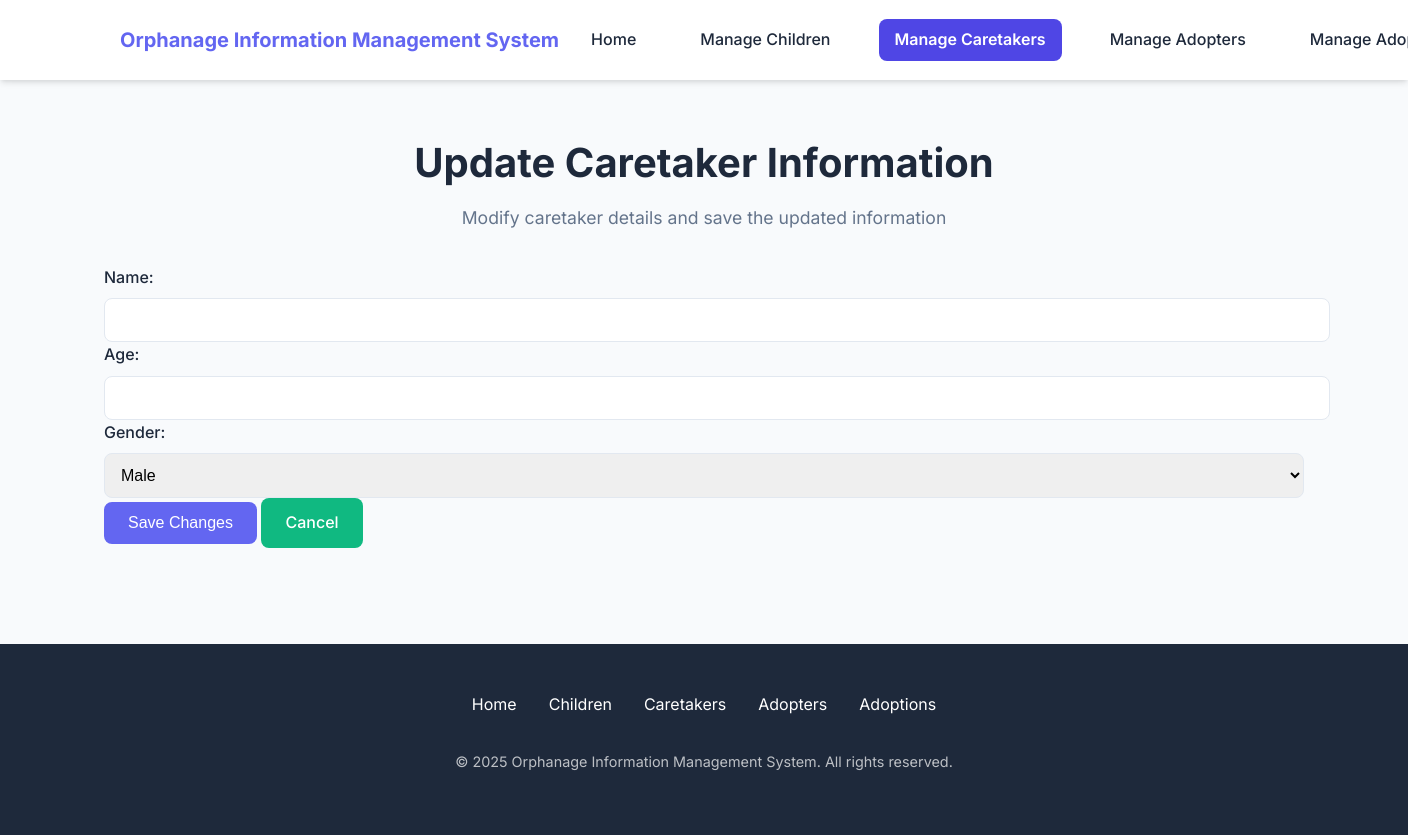
Before: /update_caretaker/1 with the older database file.
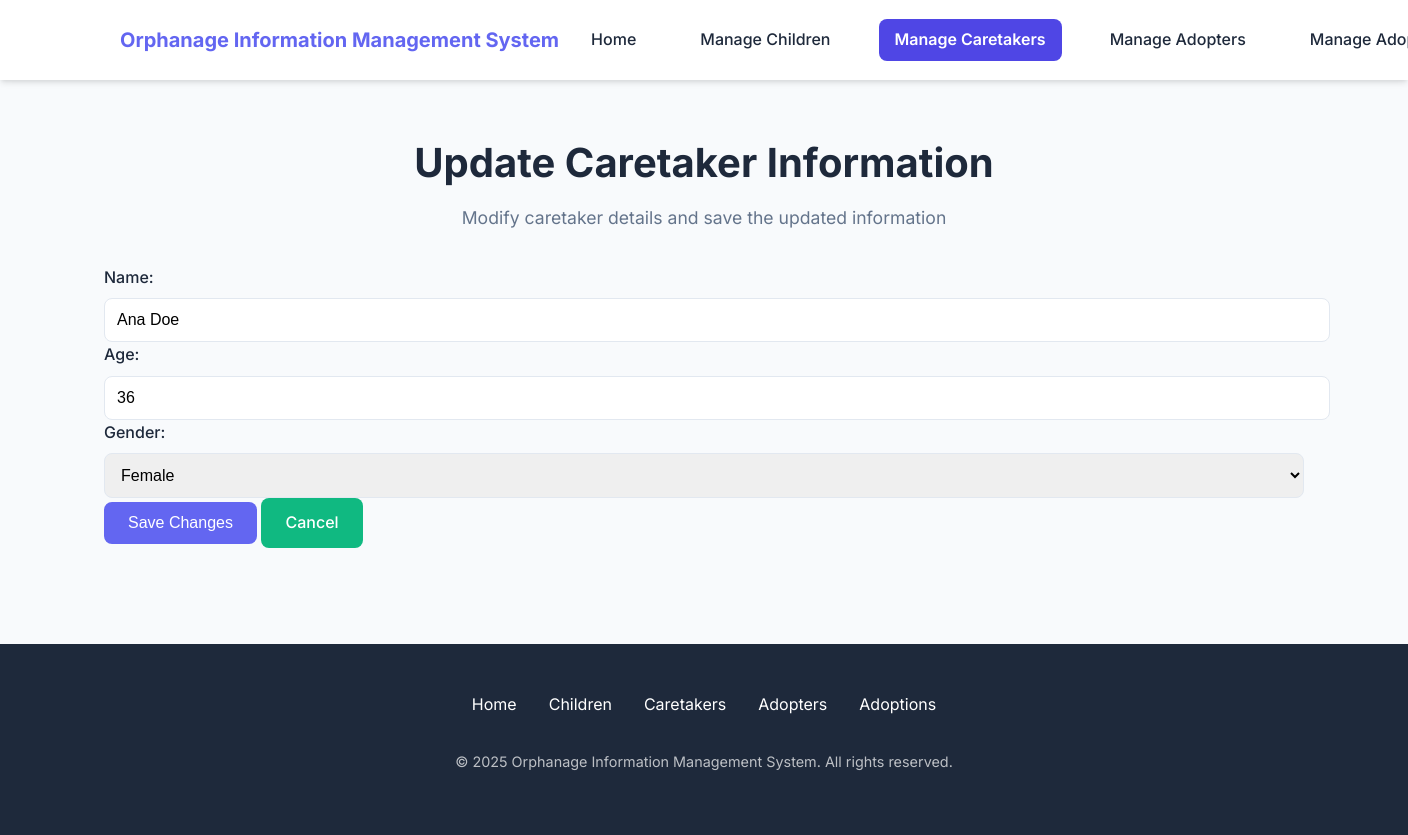
After: the same page with the newer database file.
### tables this page shows
CREATE TABLE caretakers (Ct_id INTEGER PRIMARY KEY AUTOINCREMENT, name TEXT (100), age INTEGER, gender TEXT (50));

### app.py (the view, shortened to what this page needs)
@app.route('/update_caretaker/<int:id>', methods=['GET', 'POST'])
def update_caretaker(id):
    conn = get_db_connection()
    caretaker = conn.execute('SELECT * FROM caretakers WHERE Ct_id = ?', (id,)).fetchone()
    conn.close()
    return render_template('update_caretaker.html', caretaker=caretaker)

### app.py (called while the page is built)
def get_db_connection():
    conn = sqlite3.connect(DB_PATH)
    conn.row_factory = sqlite3.Row
    return conn

### templates/update_caretaker.html (shortened to what this page needs)
<!DOCTYPE html>
<html lang="en">
<head>
  <link rel="stylesheet" href="{{ url_for('static', filename='style.css') }}">
</head>
<body>
  <nav>
    <div class="nav-container">
      <a href="/home" class="logo">Orphanage Information Management System</a>
      <div class="nav-links">
        <a href="/home">Home</a>
        <a href="/children">Manage Children</a>
        <a href="/caretakers" class="active">Manage Caretakers</a>
        <a href="/adopters">Manage Adopters</a>
        <a href="/adoption" class=>Manage Adoptions</a>
      </div>
    </div>
  </nav>
  <div class="container">
    <h1 class="text-center">Update Caretaker Information</h1>
    <p class="subtitle text-center">Modify caretaker details and save the updated information</p>
    <form method="POST" class="form-box">
      <label for="name">Name:</label>
      <input type="text" id="name" name="name" value="{{ caretaker['name'] }}" required>
      <label for="age">Age:</label>
      <input type="number" id="age" name="age" value="{{ caretaker['age'] }}" required>
      <label for="gender">Gender:</label>
      <select id="gender" name="gender" required>
        <option value="Male" {% if caretaker['gender'] == 'Male' %}selected{% endif %}>Male</option>
        <option value="Female" {% if caretaker['gender'] == 'Female' %}selected{% endif %}>Female</option>
      </select>
      <div class="form-actions">
        <button type="submit" class="btn btn-primary">Save Changes</button>
        <a href="/caretakers" class="btn btn-secondary">Cancel</a>
      </div>
    </form>
  </div>
  <footer>
    <div class="footer-content">
      <div class="footer-links">
        <a href="/home">Home</a>
        <a href="/children">Children</a>
        <a href="/caretakers">Caretakers</a>
        <a href="/adopters">Adopters</a>
        <a href="/adoption">Adoptions</a>
      </div>
      <p class="copyright">&copy; 2025 Orphanage Information Management System. All rights reserved.</p>
    </div>
  </footer>
</body>
</html>

### static/style.css (style rules this page uses)
:root { --primary: #6366f1; --primary-dark: #4f46e5; --secondary: #10b981; --secondary-dark: #059669; --danger: #ef4444; --danger-dark: #dc2626; --warning: #f59e0b; --warning-dark: #d97706; --text: #1e293b; --text-light: #64748b; --bg-light: #f8fafc; --bg-white: #ffffff; --shadow: 0 4px 6px -1px rgba(0, 0, 0, 0.1), 0 2px 4px -1px rgba(0, 0, 0, 0.06); --shadow-lg: 0 10px 15px -3px rgba(0, 0, 0, 0.1), 0 4px 6px -2px rgba(0, 0, 0, 0.05); --radius: 8px; --transition: all 0.3s ease; }
body { font-family: 'Inter', 'Segoe UI', system-ui, -apple-system, sans-serif; background-color: var(--bg-light); color: var(--text); margin: 0; padding: 0; line-height: 1.6; }
.container { max-width: 1200px; margin: 0 auto; padding: 2rem 1rem; }
h1, h2, h3 { font-weight: 700; line-height: 1.2; margin-bottom: 1rem; color: var(--text); }
h1 { font-size: 2.5rem; }
.subtitle { color: var(--text-light); margin-bottom: 2rem; font-size: 1.1rem; }
nav { background-color: var(--bg-white); box-shadow: var(--shadow); padding: 1rem 2rem; position: sticky; top: 0; z-index: 100; }
.nav-container { display: flex; justify-content: space-between; align-items: center; max-width: 1200px; margin: 0 auto; white-space: nowrap; }
.logo { font-size: 1.25rem; font-weight: 700; color: var(--primary); text-decoration: none; white-space: nowrap; }
.nav-links { display: flex; align-items: center; gap: 2rem; }
nav a { color: var(--text); text-decoration: none; font-weight: 500; padding: 0.5rem 1rem; border-radius: var(--radius); transition: var(--transition); }
nav a.active { background-color: var(--primary-dark); color: white; font-weight: 600; }
.btn { display: inline-block; background: var(--primary); color: white; padding: 0.75rem 1.5rem; border-radius: var(--radius); text-decoration: none; font-weight: 500; border: none; cursor: pointer; transition: var(--transition); font-size: 1rem; }
.btn-secondary { background: var(--secondary); }
label { display: block; font-weight: 500; margin-bottom: 0.5rem; color: var(--text); }
input[type="text"], input[type="number"], input[type="date"], input[type="email"], input[type="tel"], select, textarea { width: 100%; padding: 0.75rem; border-radius: var(--radius); border: 1px solid #e2e8f0; font-size: 1rem; transition: var(--transition); }
footer { background: var(--text); color: white; padding: 3rem 1rem; text-align: center; margin-top: 4rem; }
.footer-content { max-width: 1200px; margin: 0 auto; }
.footer-links { display: flex; justify-content: center; gap: 2rem; margin-bottom: 2rem; }
.footer-links a { color: white; text-decoration: none; transition: var(--transition); }
.copyright { opacity: 0.7; font-size: 0.9rem; }
.text-center { text-align: center; }

Changed rows visible on the page:
added caretakers: name "Ana Doe", age "36", gender "Female"
Other visible differences:
form field gender: "Male" → (not shown)
